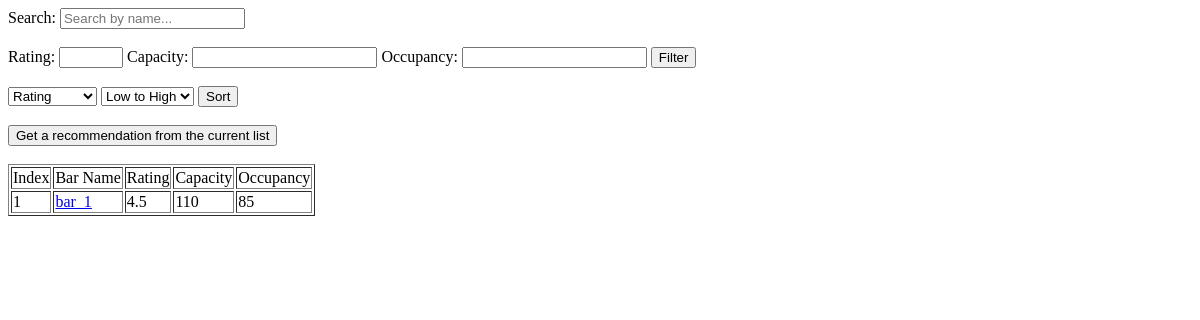
The app's page /, older data.
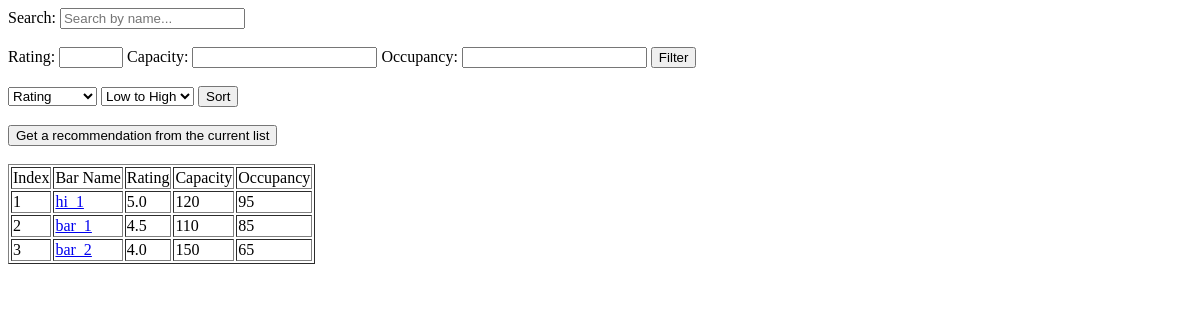
The same page, newer data.
### YH15/models.py (models this page shows, shortened)
class Bar(models.Model):
    MAX_BAR_CAPACITY: int = 1000
    MAX_BAR_RATING: float = 5.0
    bar_name = models.CharField(max_length=200)
    bar_rating = models.FloatField(
        default=0.0,
    )
    bar_capacity = models.IntegerField(
        default=0,
        validators=[MaxValueValidator(1000), MinValueValidator(0)]
    )
    bar_occupancy = models.IntegerField(
        default=0,
        validators=[MaxValueValidator(bar_capacity), MinValueValidator(0)]
    )
    bar_url = models.CharField(max_length=300)

### YH15/views.py (the view)
# urls.py: path('', views.ListBarView.as_view(), name='list'),
class ListBarView(DetailView):
    DEFAULT_TEMPLATE: str = 'YH15/list.html'
    def get(self, request, *args, **kwargs) -> HttpResponse:
        RequestHelper.reset_search_request()
        RequestHelper.reset_filter_request()
        return send_http_request(
            request,
            ListBarView.get_default_bars(),
            ListBarView.DEFAULT_TEMPLATE
        )
    @staticmethod
    def get_default_bars() -> QuerySet:
        return Bar.objects.order_by('-bar_rating')[:]

### YH15/request_helper.py (called while the page is built)
    @staticmethod
    def reset_search_request() -> None:
        RequestHelper.bar_search_request = None
        return None

    @staticmethod
    def reset_filter_request() -> None:
        RequestHelper.bar_filter_request = None
        return None

### YH15/views.py (called while the page is built)
def send_http_request(request, bar_list: QuerySet, template: str) -> HttpResponse:
    template = loader.get_template(template)
    context = {
        'bar_list': bar_list,
    }
    return HttpResponse(
        template.render(
            context,
            request
        )
    )

### YH15/templates/YH15/list.html (shortened to what this page needs)
<!DOCTYPE html>
<html>
<body>
<form action="{% url 'search' %}" method="GET">
    Search:
    <input name="name" type="text" placeholder="Search by name...">
</form>
<br>
<form action="{% url 'filter' %}" method="GET">
    Rating:
    <input name="rating" type="number" min="0" max="5" step="0.5">
    Capacity:
    <input name="capacity" type="number" min="0" step="10">
    Occupancy:
    <input name="occupancy" type="number" min="0" step="10">
    <input type="submit" value="Filter">
</form>
<br>
<form method="GET" action="{% url 'sort' %}">
        <select name="sort_type">
            <option value="rating">Rating</option>
        </select>
        <select name="sort_order">
            <option value="low_high">Low to High</option>
        </select>
    <input type="submit" value="Sort">
</form>
<br>
<form method="GET" action="{% url 'recommend' %}">
    <input type="submit" value="Get a recommendation from the current list">
</form>
<br>
<table border="1">
    <tr>
        <td>Index</td>
        <td>Bar Name</td>
        <td>Rating</td>
        <td>Capacity</td>
        <td>Occupancy</td>
    </tr>
    {% for bar in bar_list %}
    <tr>
        <td>{{ forloop.counter }}</td>
        <td><a href="{{ bar.bar_url }}/">{{ bar.bar_name }}</a></td>
        <td>{{ bar.bar_rating }}</td>
        <td>{{ bar.bar_capacity }}</td>
        <td>{{ bar.bar_occupancy }}</td>
    </tr>
    {% endfor %}
</table>
</body>
</html>

Row changes from the older to the newer data that the page shows:
added Bar: bar_name "hi_1", bar_rating "5.0", bar_capacity "120", bar_occupancy "95"
added Bar: bar_name "bar_2", bar_rating "4.0", bar_capacity "150", bar_occupancy "65"
